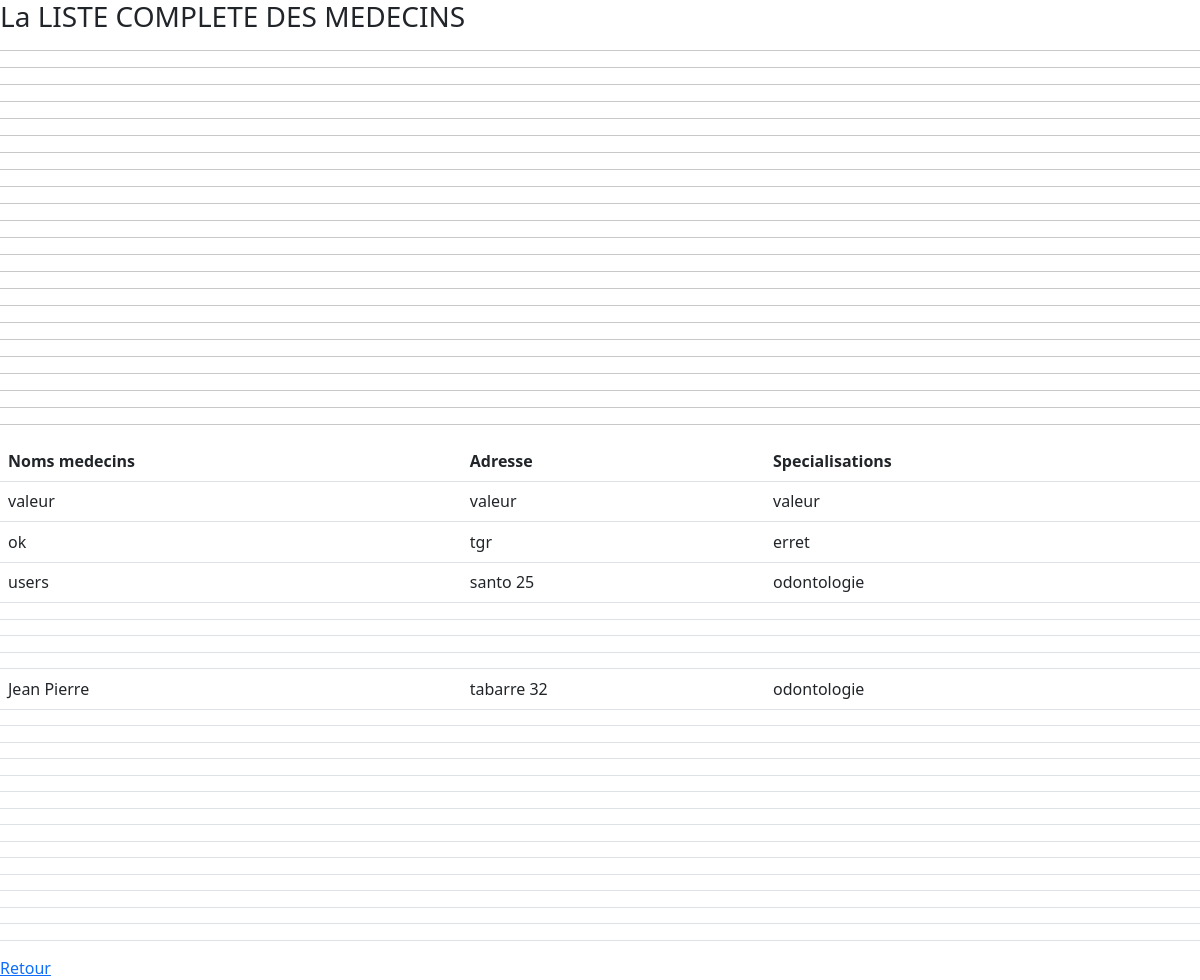
The page /afficherMedecins.php on the database its author committed.
### tables this page shows
CREATE TABLE IF NOT EXISTS `medecins` (
  `id_medecins` int NOT NULL AUTO_INCREMENT,
  `nom_complet` varchar(100) NOT NULL,
  `adresse` varchar(255) NOT NULL,
  `specialisation` varchar(150) NOT NULL,
  PRIMARY KEY (`id_medecins`)
);

### afficherMedecins.php (the view, shortened to what this page needs)
<!DOCTYPE html>
<html lang="en">
<head>
    <link rel="stylesheet" href="css/bootstrap.css">
</head>
<body>
<h3> La LISTE COMPLETE DES MEDECINS</h3>
    <table class="table">
        <tr >
            <th scope="col">Noms medecins</th>
                <th scope="col">Adresse</th>
                <th scope="col">Specialisations</th>
        </tr>
        <tr> <HR NOSHADE></tr>
<?php
$servername = 'localhost';
$username = 'root';
$passwrd = 'Aj0297L0c0#';
$conn =null;
try{
$conn =new PDO("mysql:host =$servername; dbname=gestion_clinique", $username, $passwrd);
$conn->setAttribute(PDO::ATTR_ERRMODE, PDO::ERRMODE_EXCEPTION);
}
catch(PDOException $e){
echo"Erreur : " .$e->getMessage();
}
    if(isset($_POST)){
        extract($_POST);
        $reponse=$conn->query('SELECT * FROM medecins');
        while($donnee=$reponse->fetch()) {?>
            <tbody>
                <tr>
                    <td> <?= $donnee['nom_complet'] ?> </td>
                    <td> <?= $donnee['adresse'] ?> </td>
                    <td> <?= $donnee['specialisation'] ?> </td>
                </tr>
                <tr> <HR NOSHADE></tr>
            </tbody>
            <?php }
    }
?>
</table>
<a href="admin.php" class="button">Retour</a>
</body>
</html>

### rows shown on the page
medecins: nom_complet "valeur", adresse "valeur", specialisation "valeur"
medecins: nom_complet "ok", adresse "tgr", specialisation "erret"
medecins: nom_complet "users", adresse "santo 25", specialisation "odontologie"
medecins: nom_complet "Jean Pierre", adresse "tabarre 32", specialisation "odontologie"
